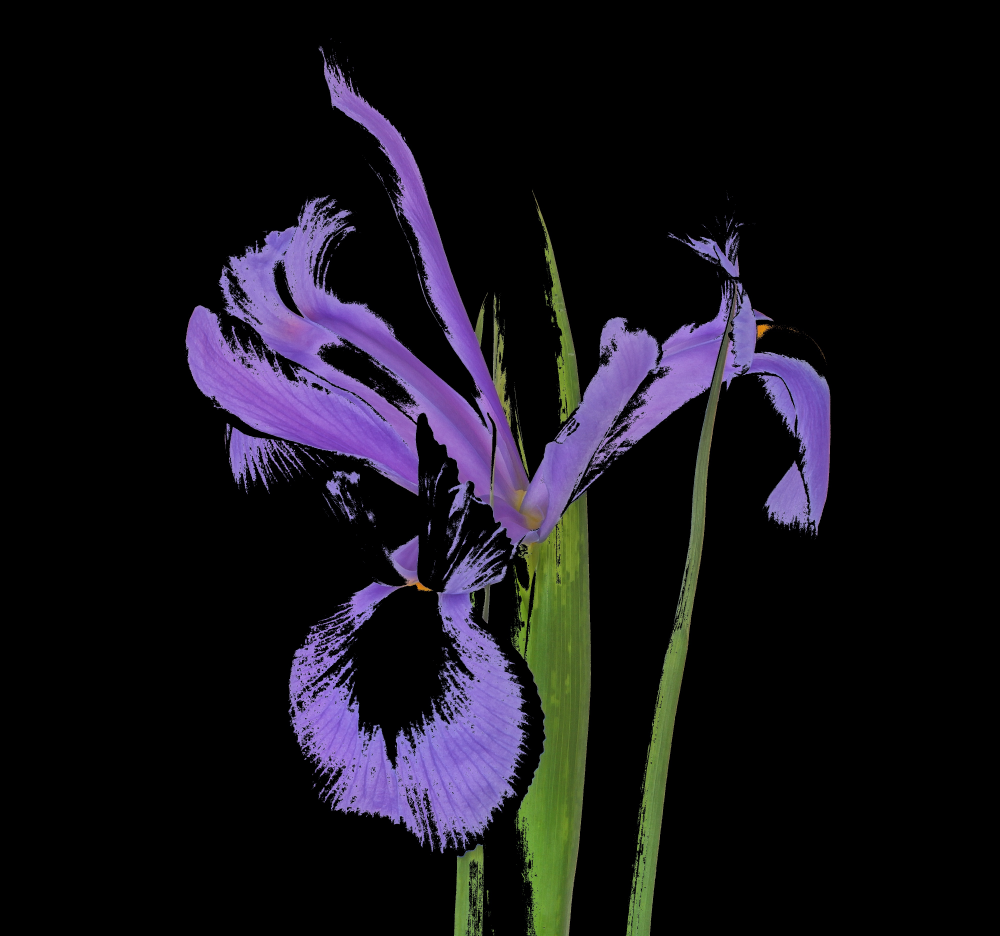
#> input picture iris/iris_3.jpg, 3999 x 3744 px, given in place of iris_0.jpg, which was not available (shown at 1/4 size)
$ python 'denysenko cv1.py'
#> lines starting #> are read from the running program, lines starting #| are printed output that depends on the picture; after the words box and inside, x2 and y2 are one past the last pixel; in counts of white or black regions, pixels touching at a corner belong together; pictures that were not available may be replaced by others from this repository, and a replacement may not be noted
import cv2
import numpy as np
from matplotlib.image import imread
import matplotlib.pyplot as plt
#ПЕРЕВЕДЕННЯ В ЧБ
input_image = imread("C:\\Users\\Anastasiia\\Desktop\\iris_0.jpg")#Зчитуємо зображення
#> input_image is the input picture: shape (3744, 3999, 3); mean R, G, B 20.8, 18.3, 25.7
r, g, b = input_image[:,:,0], input_image[:,:,1], input_image[:,:,2]#Розділяємо на кольорові канали
r_const, g_const, b_const = 0.2126, 0.7152, 0.0722#Визначаємо константи (В презентації на лекції були інші, але в Вікіпедії написано,
#що такі значення підходять краще
grayscale_image = r*r_const+g*g_const+b*b_const#Створюємо напівтонове зображення
fig = plt.figure(1)#Створюємо фігуру для виведення графіку
img1, img2 = fig.add_subplot(121), fig.add_subplot(122)
img1.imshow(input_image)
img2.imshow(grayscale_image, cmap = plt.cm.get_cmap('gray'))#В matplotlib зображення за замовчуванням представляється в неонових кольорах,
#тому вживаєму функцію plt.cm.get_cmap
#Якщо застосувати функцію imwrite з cv2, то завантажене зображення буде чорно-білим
fig.show()
plt.show()
#БІНАРИЗАЦІЯ (наскільки я зрозуміла,
#не можна використовувати сторонні модулі
#тільки в переведенні до чб)
mask = cv2.imread("C:\\Users\\Anastasiia\\Desktop\\iris_1.jpg")#Зчитуємо зображення
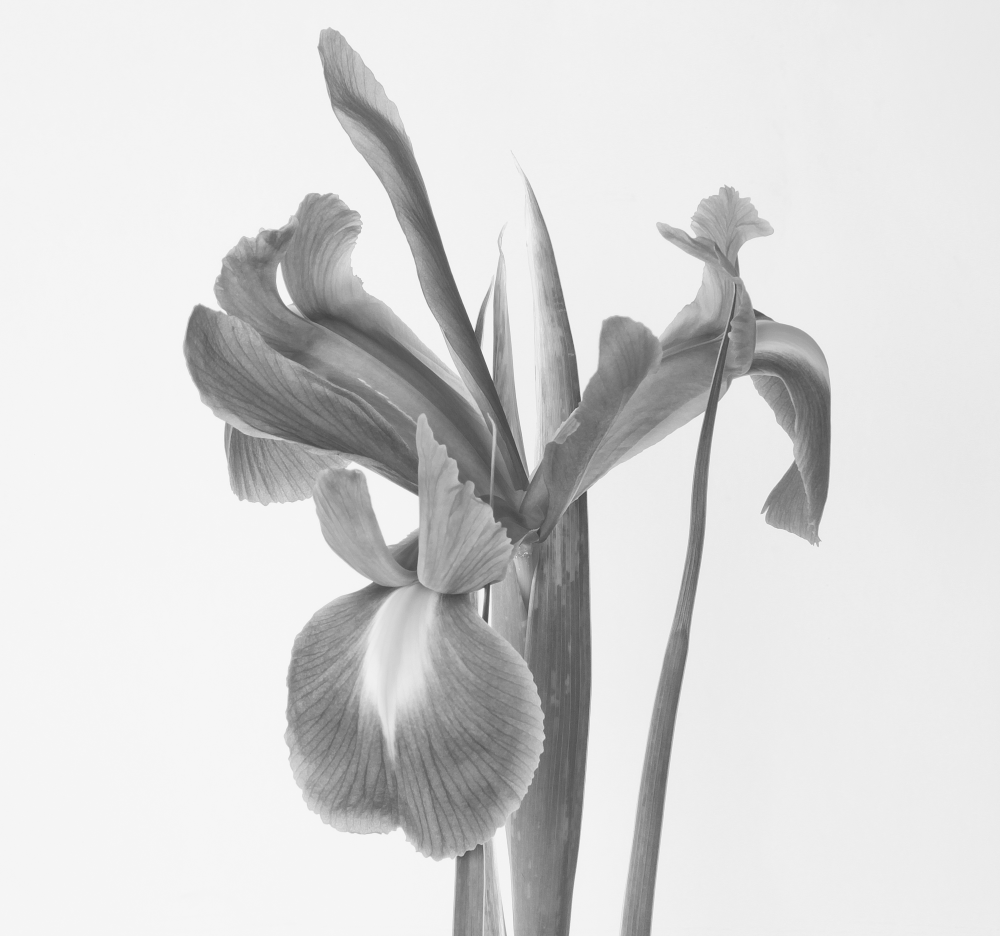
#> input picture iris/iris_1.jpg, 3999 x 3744 px, found by its file name (shown at 1/4 size)
#> mask is the input picture: shape (3744, 3999, 3); min 53, max 255, mean 214.8
threshold_value = 200#Встановлюємо порогове значення
max_val = 255#Встановлюємо максимальне значення
ret, image = cv2.threshold(mask, threshold_value, max_val, cv2.THRESH_BINARY_INV)#Використовуємо функцію threshold з модуля cv2
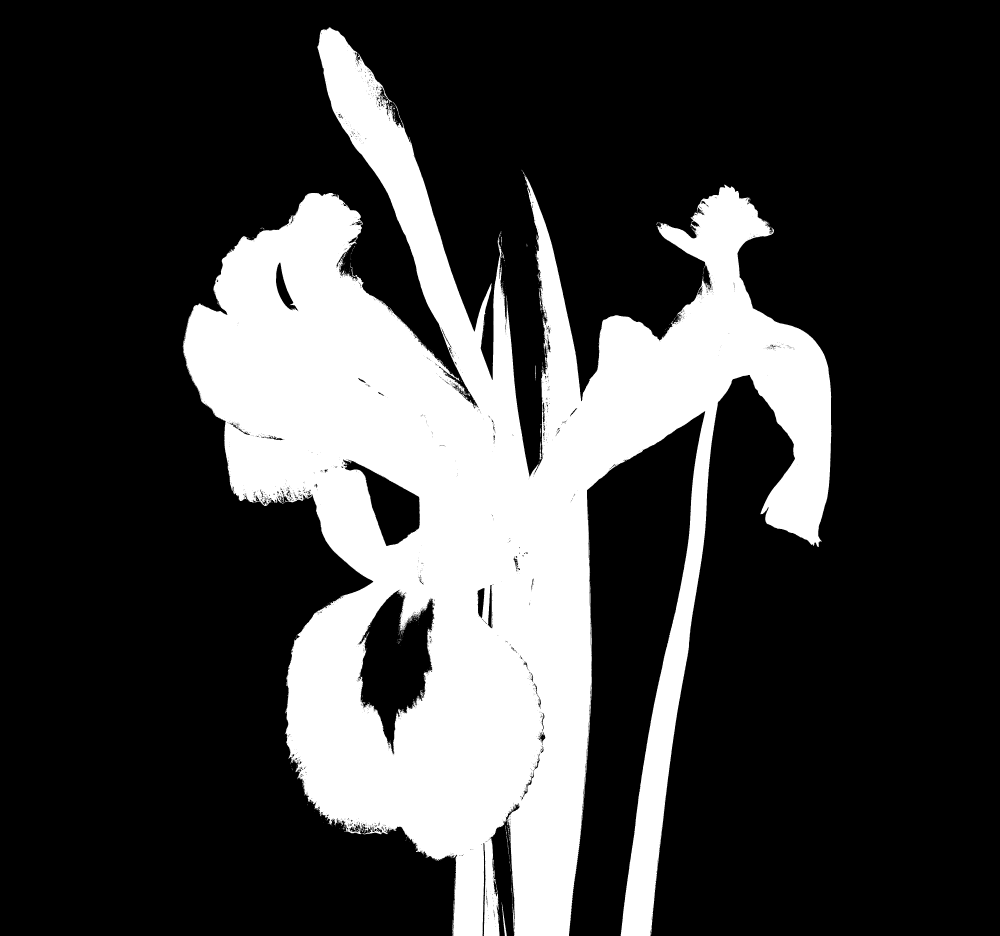
#> image: shape (3744, 3999, 3) (shown at 1/4 size); 24.8% white; 1013 white regions (964 under 20 px), largest, box (x1, y1, x2, y2) and area: (731, 109, 3325, 3744) 3708872, (2006, 3609, 2027, 3744) 599, (2158, 1794, 2166, 1839) 185
#> ret = 200
#НАКЛАДАННЯ МАСКИ
coloured = cv2.imread("C:\\Users\\Anastasiia\\Desktop\\iris_0.jpg")#Зчитуємо кольорове зображення
mask_1 = cv2.imread("C:\\Users\\Anastasiia\\Desktop\\iris_2.jpg")#Зчитуємо бінаризоване зображення
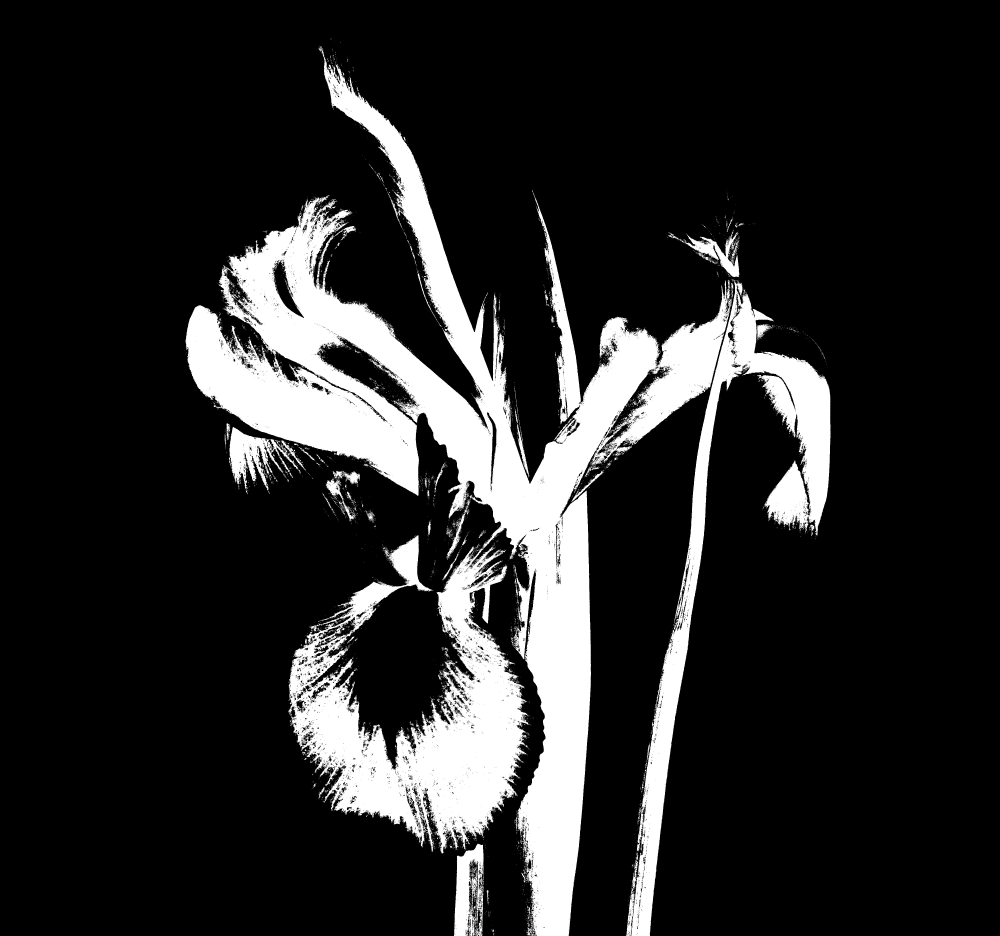
#> input picture iris/iris_2.jpg, 3999 x 3744 px, found by its file name (shown at 1/4 size)
#> mask_1 is the input picture: shape (3744, 3999, 3); min 0, max 255, mean 40.5
masked = cv2.bitwise_and(coloured, mask_1, mask=None)#Використовуємо функцію cv2 для того, щоб накласти одне зображення на інше
imS = cv2.resize(masked, (960, 800))#Змінюємо розмір зображення, щоб його було зручніше переглядати
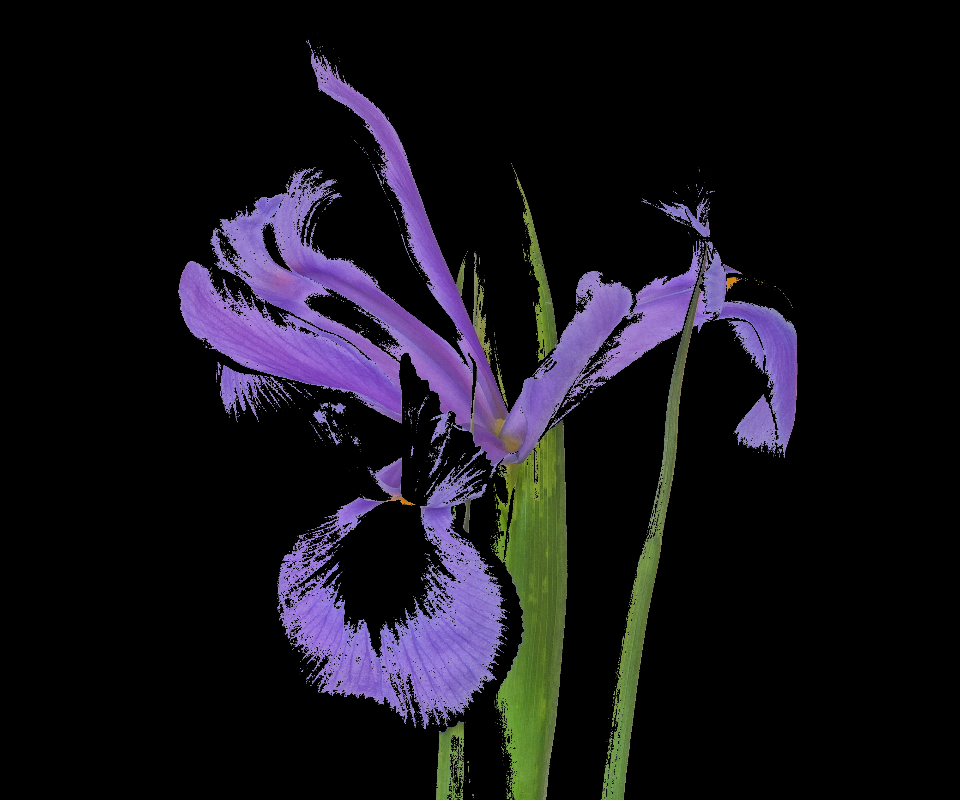
#> imS: shape (800, 960, 3); mean B, G, R 25.3, 18.2, 20.7
ims = cv2.resize(image, (960, 800))#Змінюємо розмір другого зображення, щоб його було зручніше переглядати
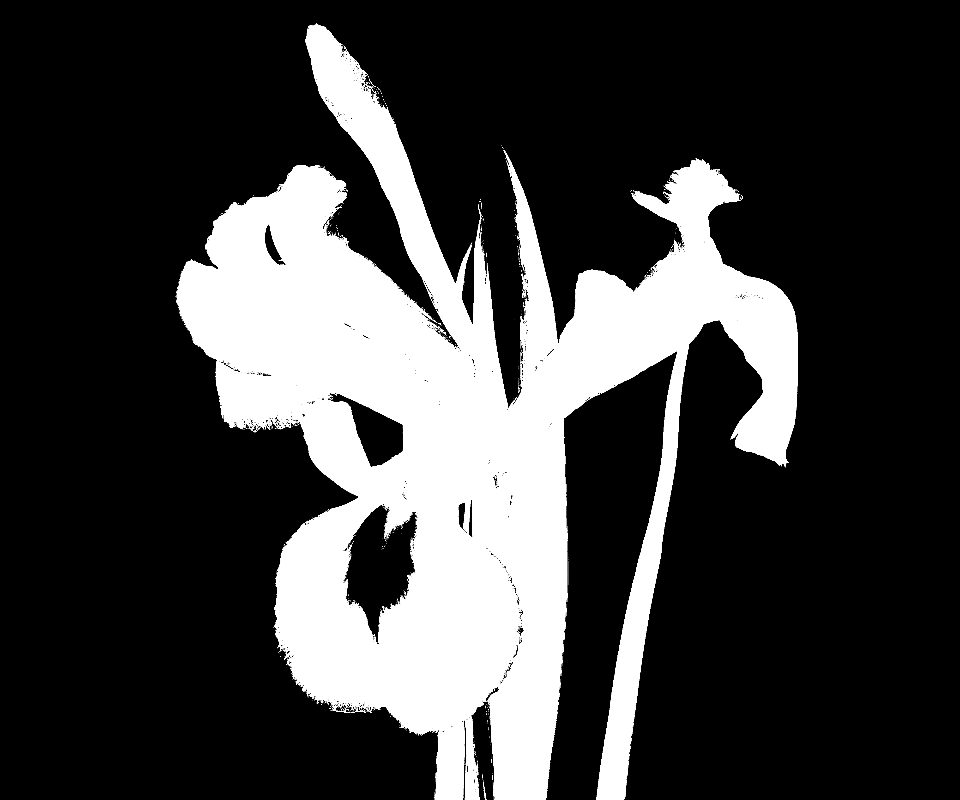
#> ims: shape (800, 960, 3); min 0, max 255, mean 63.2
cv2.imshow('InverseBinaryThresholding', ims)#Показуємо зображення
cv2.imshow("Mask Applied to Image", imS)#Показуємо зображення
cv2.waitKey(0)#Функція, яка потрібна, щоб зображення відобразилося одразу
